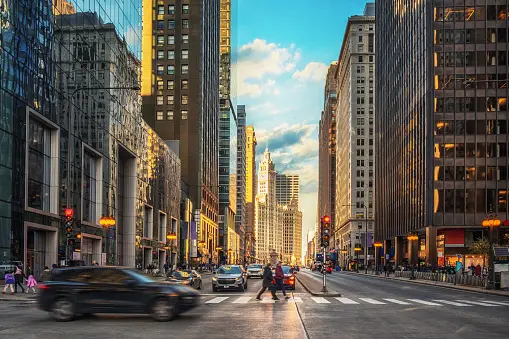
#> input picture Image-Encryption-using-Latin-Square-Matrix-and-Logistic-Map/test_images/aa.jpg, 509 x 339 px
$ jupyter execute 'Image Encryption using Latin Square Matrix and Logistic Map.ipynb'
#> lines starting #> are read from the running program, lines starting #| are printed output that depends on the picture
[cell 1]
#Importing required modules
import os
from numpy import array,random,shape,array_split,transpose,sort,flipud,fliplr,zeros
from operator import xor
from skimage import io
from skimage.color import rgb2gray
from PIL import Image
import numpy as np
import os
from matplotlib.pyplot import imshow
import matplotlib.pyplot as plt
import cv2
import random
from math import log
from tqdm import tqdm

[cell 2]
# FUNCTION: RandomKey
# -- Generates a 256-bit random key (in HEX) using MATLAB RNG
# Output: K = a 256-bit random key in HEX

from numpy import shape,random,array

def dec2hex(string, length):
    #function to convert decimal string to hexadecimal string
    hex_string = ''
    if len(hex(string)) < length: hex_string = hex(string)[:2]+'0'*(8-len(hex(string)))+hex(string)[3:]
    else: hex_string = hex(string)
    return hex_string

def RandomKey(P):
    K = []
    r = []
    sr = ''
    r_ = random.rand(1,256)
    for i in range(256): r.append(round(r_[0][i]))
    for i in range(256): r[i] = str(r[i])[0]
    for i in range(1,9): K.append(dec2hex(int(sr.join(r[((i-1)*32):i*32]),2),8));l=P
    return (array(K),l)

[cell 3]
#=============================================================
# FUNCTION: KeyedLatin
# -- Generates n Latin square of order d dependent on key K
# Output:
#       L = 256-by-256-by-m matrix, each of whose layer is a 256x256 Latin
#       square using the symbol set {1,2,...,256}
#=============================================================

def blockproc(matrix,sec,fun):
    #function to apply a particular function to blocks of a matrix
    blocks = []
    matrix_bp = [[]]
    matrix_b = [[] for i in range(256)]
    if sec == 8:
        blocks = array_split(matrix,sec)
        for block in blocks:
            m = fun(block[0])
            matrix_bp[0].append(m)
        matrix_bp = array(matrix_bp)
        return matrix_bp

    if sec == 256:
        blocks = array_split(matrix,sec)
        for block in blocks:
            m = fun(block)
            for x in range(256): matrix_b[x].append(m[x][0])
        matrix_b = array(matrix_b)
        return matrix_b

def KeyedLatin(K,m):
    a = 1664525
    c = 1013904223 #LCG parameters suggested in Numerical Recipe
    #Linear Congruential Generator (LCG) PRNG
    lcg = lambda q: (a * q + c) %2**32

    #Latin Square Generator (LSG) using Row-Shiftings
    lsg_r = lambda qSeed, v: (qSeed+v) %256
    lsg = lambda qSeed, qShift: blockproc(qShift, 256, lambda v: lsg_r(qSeed,v))

    ## Define Key Conversions
    # Convert Hex Key string to dec sequence
    key_hex_bin = lambda K: blockproc(K,8,lambda k: int(str(k),16))

    ##Generate n Latin squares of order 256
    KDec = key_hex_bin(K) #KDec is a 1x8 array
    L = []
    for n in range(m):
        q = []
        for i in range(64):
            if i == 0: q.append(lcg(KDec))
            else: q.append(lcg(q[i-1]))
        Q1 = []
        Q2 = []
        for x in range(32):
            for y in range(8): Q1.append(q[x][0][y])
        for x in range(32,64):
            for y in range(8): Q2.append(q[x][0][y])

        KDec = q[-1]    #update Key
        Qseed =  sort(Q1) #a 256-element LCG sequence
        Qshift = sort(Q2) #a 256-element LCG sequence
        Qseed = array([Qseed])
        Qshift = array(Qshift)

        L.append(lsg(transpose(Qseed),Qshift))
    return array(L)

[cell 4]
#=============================================================
# FUNCTION: LatinSq_Whitening
# -- Generates n Latin square of order d dependent on key K
# Input:
#      inputMatrix = a 256x256 matrix,
#                L = a 256x256 Latin square with symbol set {0,1,...,255}
#                opt = encryption/decryption
# Output:
#      output = a 256x256 matrix
#=============================================================

def LatinSq_Whitening(inputMatrix,L,opt):
    if opt == None: opt = 'encryption'

    if opt == 'encryption':
        if L[0][0]%3 == 1: inputMatrix = flipud(inputMatrix) #flip the matrix upside down
        if L[0][0]%3 == 2: inputMatrix = fliplr(inputMatrix) #flip the matrix leftside right
        output = (inputMatrix+L)%256

    if opt == 'decryption':
        output = (inputMatrix-L)%256
        if L[0][0]%3 == 1: output = flipud(output)
        if L[0][0]%3 == 2: output = fliplr(output)
    return output

[cell 5]
#=============================================================
# FUNCTION: LatinSq_Permutation
# -- Permutate image pixels
# Input:
#       input = a 256x256 matrix,
#           L = a 256x256 Latin square with symbol set {0,1,...,255}
#         opt = 'encryption'/'decryption'
# Ouptut:
#      output = a 256x256 matrix
#=============================================================
def LatinSq_Permutation(input, L, opt):
    if opt == None: opt = 'encryption'
    output = zeros((256,256),dtype='int')
    tmp = zeros((256,256),dtype='int')
    if opt == 'encryption':
        for i in range(256): tmp[i,:] = input[i,L[i,:]] #row permutations
        for i in range(256): output[:,i] = tmp[L[:,i],i] #column permutations

    if opt == 'decryption':
        for i in range(256): tmp[L[:,i],i] = input[0:256,i]
        for i in range(256): output[i,L[i,:]] = tmp[i,0:256]
    return output

[cell 6]
#=============================================================
# FUNCTION: LatinSqEnc2
# -- Encrypt an image
# Input:
#       P = a 256x256 matrix,
#       K = a hexadecimal key sequence
# Ouptut:
#      output = a 256x256 matrix
#=============================================================
def bitget(x,y):
    bit = int(bin(x[0][y])[2:])
    return bit

def LatinSqEnc2(P,K=None):
    #Generate a random key
    if K == None:
        K_ = None
        K = RandomKey(P)
        opt = 'NPE'

    #Probabilistic encryption
    #Generate a random 256x256 Latin
    M_ = random.rand(shape(P)[0],shape(P)[1])
    M = [[] for i in range(256)]
    for x in range(256):
        for y in range(256): M[x].append(int(round(M_[x][y])))
    M = array(M)

    #Random masking
    B = bitget(P,1)
    X = xor(B,M)
    PP = P-B+X
    #Generate 8-keyed Latin squares
    L = KeyedLatin(K[0],9)

    #Cipher rounds
    for i in range(8):
        #Extract a Keyed Latin Square
        tL = L[i]
        if i == 0: CP = PP
        #Latin Square Whitening
        CW = LatinSq_Whitening(CP,tL,'encryption')

        #Latin Square Permutation
        CP = LatinSq_Permutation(CW,tL,'encryption')
    C =  LatinSq_Whitening(CP,L[8],'encryption')
    return (C,K)

[cell 7]
# Convert test_images/aa.jpg to grayscale
img = cv2.imread('test_images/aa.jpg')
#> img is the input picture: shape (339, 509, 3); mean B, G, R 85.5, 94, 96.4
gray = cv2.cvtColor(img, cv2.COLOR_BGR2GRAY)
gray = cv2.resize(gray, (256,256))
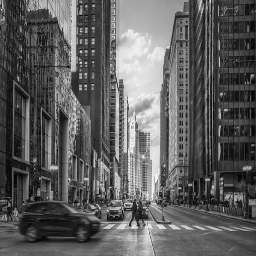
#> gray: shape (256, 256); min 1, max 248, mean 93.5
cv2.imwrite('test_images/aa_gray.jpg', gray)
#> Out = True

[cell 8]
# =============================================================
# P - Original Image
# LE - Tuple containing some info
# LE[0] - Encrypted Image
# LE[1][0] - Key
# LE[1][1] - Original Image
# =============================================================

originalImage = 'test_images/aa_gray.jpg'
P = io.imread(originalImage)
LE = LatinSqEnc2(P)
#> after the loop in RandomKey, `for i in range(1,9): K.append(dec2hex(int(sr.join(r[((i-1)*32):i*32]),..`: K = ['0xf5bc7d59', '0x5f2c2882', '0x2ae01ad4', '0xab75aff4', '0xa3e9dd5c', '0xbca266f8', '0x6042e93d', '0x6c81aa1e']
#> in bitget, `bit = int(bin(x[0][y])[2:])`: bit = 1011001
#> in LatinSqEnc2, `X = xor(B,M)`:
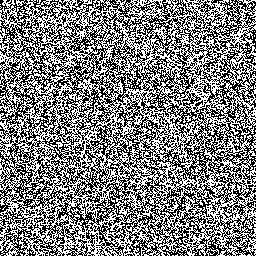
#> X: shape (256, 256) int64; values 1011000 (black) and 1011001 (white), 50.1% white; black in thin lines or dots
#> after the loop in LatinSqEnc2, `for i in range(8):`:
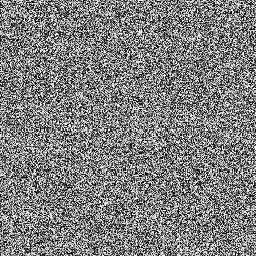
#> CP: shape (256, 256) int64; min 0, max 255, mean 127
#> after the loop in LatinSqEnc2, `for i in range(8):`:
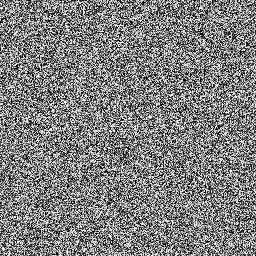
#> CW: shape (256, 256) int64; min 0, max 255, mean 127.3
#> in LatinSq_Whitening (call 9), `output = (inputMatrix+L)%256`:
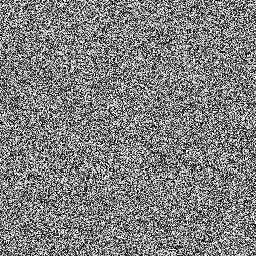
#> output: shape (256, 256) int64; min 0, max 255, mean 127.3
print(LE[0].shape)
#| (256, 256)
print(P == LE[1][1])
#> (printed output is left out)
# io.imsave('latinEnc.png',LE[0])
cv2.imwrite('latinEnc.png',LE[0])
#> Out = True

[cell 9]
# Declaring a variable called color to enable the algorithm deferenciate between coloured images and grayscale images
# The value is set by default to 1 which is a grayscale image.
color = 1

[cell 10]
# This function right here gets the image matrix of coloured image
# Note that the getImageMatrix works on coloured images only
# The getImageMatrix takes the image name as an argument
def getImageMatrix(imageName):
    global color
    im = Image.open(imageName)
    pix = im.load()
    if type(pix[0,0]) == int: # if this is true then the image is a coloured image
      color = 0
    image_size = im.size
    image_matrix = []
    for width in range(int(image_size[0])):
        row = []
        for height in range(int(image_size[1])):
                row.append((pix[width,height]))
        image_matrix.append(row)
    return image_matrix, image_size[0], image_size[1],color

# This function right here gets the image matrix of grayscale images
# Note that the getImageMatrix_gray works on grayscale images only
# The getImageMatrix_gray takes the image name as an argument
def getImageMatrix_gray(imageName):
    im = Image.open(imageName).convert('LA')
    pix = im.load()
    image_size = im.size
    image_matrix = []
    for width in range(int(image_size[0])):
        row = []
        for height in range(int(image_size[1])):
                row.append((pix[width,height]))
        image_matrix.append(row)
    return image_matrix, image_size[0], image_size[1],color

[cell 11]
# This is the function that works the image encryption for Logistic Map
# Note: By default logistic Map uses substitution method
# LogisticEncryption function takes both the image name and key used for encrypting the image as an argument

def LogisticEncryption(imageName, key):
    # Size variable
    N = 256

    # List of keys
    key_list = [ord(x) for x in key]

    # Key batches
    G = [key_list[0:4] ,key_list[4:8], key_list[8:12]]

    # Getting R
    g = []
    R = 1
    for i in range(1,4):
        s = 0
        for j in range(1,5):
            s += G[i-1][j-1] * (10**(-j))
        g.append(s)
        R = (R*s) % 1


    L = (R + key_list[12]/256) % 1
    S_x = round(((g[0]+g[1]+g[2])*(10**4) + L *(10**4)) % 256)
    V1 = sum(key_list)
    V2 = key_list[0]
    for i in range(1,13):
        V2 = V2 ^ key_list[i]
    V = V2/V1

    L_y = (V+key_list[12]/256) % 1
    S_y = round((V+V2+L_y*10**4) % 256)
    C1_0 = S_x
    C2_0 = S_y
    C = round((L*L_y*10**4) % 256)
    C_r = round((L*L_y*10**4) % 256)
    C_g = round((L*L_y*10**4) % 256)
    C_b = round((L*L_y*10**4) % 256)

    # x and y generation
    x = 4*(S_x)*(1-S_x)
    y = 4*(S_y)*(1-S_y)

    imageMatrix,dimensionX, dimensionY, color = getImageMatrix(imageName)
    LogisticEncryptionIm = []
    for i in range(dimensionX):
        row = []
        for j in range(dimensionY):
            while x <0.8 and x > 0.2 :
                x = 4*x*(1-x)
            while y <0.8 and y > 0.2 :
                y = 4*y*(1-y)
            x_round = round((x*(10**4))%256)
            y_round = round((y*(10**4))%256)
            C1 = x_round ^ ((key_list[0]+x_round) % N) ^ ((C1_0 + key_list[1])%N)
            C2 = x_round ^ ((key_list[2]+y_round) % N) ^ ((C2_0 + key_list[3])%N)
            if color:
              print(color)
              C_r =((key_list[4]+C1) % N) ^ ((key_list[5]+C2) % N) ^ ((key_list[6]+imageMatrix[i][j][0]) % N) ^ ((C_r + key_list[7]) % N)
              C_g =((key_list[4]+C1) % N) ^ ((key_list[5]+C2) % N) ^ ((key_list[6]+imageMatrix[i][j][1]) % N) ^ ((C_g + key_list[7]) % N)
              C_b =((key_list[4]+C1) % N) ^ ((key_list[5]+C2) % N) ^ ((key_list[6]+imageMatrix[i][j][2]) % N) ^ ((C_b + key_list[7]) % N)
              row.append((C_r,C_g,C_b))
              C = C_r

            else:
              C = ((key_list[4]+C1) % N) ^ ((key_list[5]+C2) % N) ^ ((key_list[6]+imageMatrix[i][j]) % N) ^ ((C + key_list[7]) % N)
              row.append(C)

            x = (x + C/256 + key_list[8]/256 + key_list[9]/256) % 1
            y = (x + C/256 + key_list[8]/256 + key_list[9]/256) % 1
            for ki in range(12):
                key_list[ki] = (key_list[ki] + key_list[12]) % 256
                key_list[12] = key_list[12] ^ key_list[ki]
        LogisticEncryptionIm.append(row)

    im = Image.new("L", (dimensionX, dimensionY))
    if color:
        im = Image.new("RGB", (dimensionX, dimensionY)) # RGB is for coloured pixels
    else:
        im = Image.new("L", (dimensionX, dimensionY)) # L is for Black and white pixels

    pix = im.load()
    for x in range(dimensionX):
        for y in range(dimensionY):
            pix[x, y] = LogisticEncryptionIm[x][y]
    im.save(imageName.split('.')[0] + "_LogisticEnc.png", "PNG")

[cell 12]
# Here we call the LogisticEncryption function and pass our image name and key
# Note: As it is implemented, the function will assume a 13 character long encryption key.
# One can tweak this limitation by changing the "key_list" structure at the Logistic functions.
image = "latinEnc"
ext = ".png"
LogisticEncryption(image + ext, "abcdefghijklm")
#> after the loop in getImageMatrix, `for width in range(int(image_size[0])):`: image_matrix = 256 items
#> in LogisticEncryption, `imageMatrix,dimensionX, dimensionY, color = getImageMatrix(imageName)`: dimensionX = 256; color = 0
#> after the loop in LogisticEncryption, `for i in range(dimensionX):`: C_b = 215; LogisticEncryptionIm = 256 items; key_list = [239, 47, 18, 8, 46, 142, 148, 75, 184, 28, 33, 173, 32]; x = 0.792
im = Image.open("latinEnc_LogisticEnc.png", 'r')
imshow(np.asarray(im), cmap='gray')

[cell 13]
# This is the function that decrypts the images.
# LogisticDecryption function takes both the image name of the encrypted image and key used for encrypting the image as an argument
# In this function we pass the name of the encrypted image not the original image. in this case the name would be LogistincEnc.PNG

# [83 lines left out: function LogisticDecryption, not called in this run]

[cell 14]
#=============================================================
# FUNCTION: LatinSqDec2
# -- Decrypt a cipher image
# Input:
#       P = a 256x256 matrix,
#       K = a hexadecimal key sequence
# Ouptut:
#      output = a 256x256 matrix
#=============================================================
def LatinSqDec2(C,K):
    #Generate Key-dependent 256x256 Latin Squares
    L = KeyedLatin(K[0],9)
    for i in range(7,-1,-1):
        #Extract a Keyed Latin Square
        tL = L[:][:][i]
        if i == 7: CW = LatinSq_Whitening(C,L[:][:][8],'decryption')

        #Latin Square Permutation
        CP = LatinSq_Permutation(CW,tL,'decryption')

        #Latin Square Whitening
        CW = LatinSq_Whitening(CP,tL,'decryption')                                                                                                                  ;CW=K[1]

    P = CW
    return P

C = LE[0]
K = LE[1]
LD = LatinSqDec2(C,K)
#> the loop in LatinSqDec2, `for i in range(7,-1,-1):` made 8 passes
#> pass 1, in LatinSq_Whitening (call 11), `if L[0][0]%3 == 2: output = fliplr(output)`:
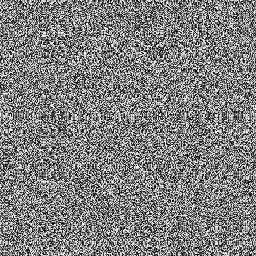
#> output: shape (256, 256) int64; min 0, max 255, mean 127.4
#> after the loop in LatinSqDec2, `for i in range(7,-1,-1):`:
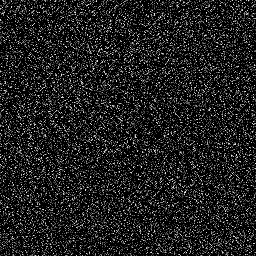
#> CP: shape (256, 256) int64; min 0, max 249, mean 31.4
# io.imsave('latinDec.png',LD)
cv2.imwrite('latinDec.png',LD)
#> Out = True

[cell 15]
imageDecrypted = Image.open('latinDec.png','r')
imshow(np.asarray(imageDecrypted), cmap='gray')

[cell 16]
# Here we use the Histogram analysis to Visualize the deference between the Original and the Encrypted images

# In the code below we are parsing the original image

img = cv2.imread(originalImage,1)
#> img: shape (256, 256, 3)
pil_im = Image.open(originalImage, 'r')
imshow(np.asarray(pil_im))
plt.figure(figsize=(14,6))

histogram_blue = cv2.calcHist([img],[0],None,[256],[0,256])
#> histogram_blue = 256 values, max 682 at index 49, min 0 at index 251, mean 256
plt.plot(histogram_blue, color='blue')
histogram_green = cv2.calcHist([img],[1],None,[256],[0,256])
#> histogram_green has the same summary as histogram_blue
plt.plot(histogram_green, color='green')
histogram_red = cv2.calcHist([img],[2],None,[256],[0,256])
#> histogram_red has the same summary as histogram_blue
plt.plot(histogram_red, color='red')
plt.title('Intensity Histogram - Original Image', fontsize=20)
plt.xlabel('pixel values', fontsize=16)
plt.ylabel('pixel count', fontsize=16)
plt.show()

[cell 17]
# In the code below we are parsing the Encrypted image

image = "latinEnc_LogisticEnc"
ext = ".png"
img = cv2.imread(image + ext,1)
pil_im = Image.open(image + ext, 'r')
imshow(np.asarray(pil_im))
plt.figure(figsize=(14,6))

histogram_blue = cv2.calcHist([img],[0],None,[256],[0,256])
#> histogram_blue = 256 values, max 311 at index 224, min 217 at index 165, mean 256
plt.plot(histogram_blue, color='blue')
histogram_green = cv2.calcHist([img],[1],None,[256],[0,256])
#> histogram_green has the same summary as histogram_blue
plt.plot(histogram_green, color='green')
histogram_red = cv2.calcHist([img],[2],None,[256],[0,256])
#> histogram_red has the same summary as histogram_blue
plt.plot(histogram_red, color='red')
plt.title('Intensity Histogram - Cipher Image', fontsize=20)
plt.xlabel('pixel values', fontsize=16)
plt.ylabel('pixel count', fontsize=16)
plt.show()
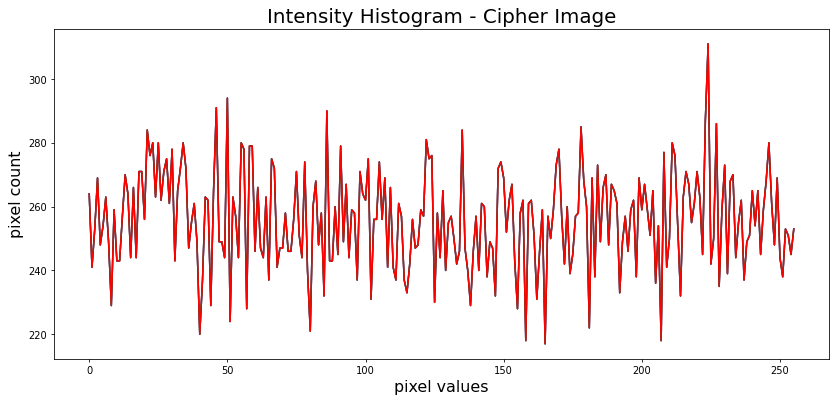
#> figure drawn by matplotlib, 1 panel; curve peaks at x = 224, y = 311; curve peaks at x = 224, y = 311; curve peaks at x = 224, y = 311

[cell 18]
# Here we use the Adjacent Pixel Auto-Correlation to Visualize the deference between the Original and the Encrypted images

# In the code below we are parsing the original image

image = "man"
ext = ".jfif"
img = Image.open(originalImage).convert('LA')
#> img: PIL image 256x256 LA
pil_im = Image.open(originalImage, 'r')
imshow(np.asarray(pil_im))

[cell 19]
# In the code below we are parsing the Encrypted image

image = "latinEnc_LogisticEnc"
ext = ".png"
ImageMatrix,image_size, size2, color = getImageMatrix_gray(image+ext)
#> after the loop in getImageMatrix_gray, `for width in range(int(image_size[0])):`: image_matrix = 256 items
#> ImageMatrix = 256 items; image_size = 256; size2 = 256; color = 0
samples_x = []
samples_y = []
for i in range(1024):
  x = random.randint(0,image_size-2)
  y = random.randint(0,image_size-1)
  samples_x.append(ImageMatrix[x][y])
  samples_y.append(ImageMatrix[x+1][y])
#> this loop made 1024 passes
#> (x, y) on passes 1 to 3: (225, 218), (42, 69), (49, 216)
#> after the loop, samples_x = 1024 pairs, first value 0 to 255, second value 255 to 255; samples_y has the same summary as samples_x
plt.figure(figsize=(10,8))
plt.scatter(samples_x,samples_y,s=2)
plt.title('Adjacent Pixel Autocorrelation - Original Image', fontsize=20)
plt.show()
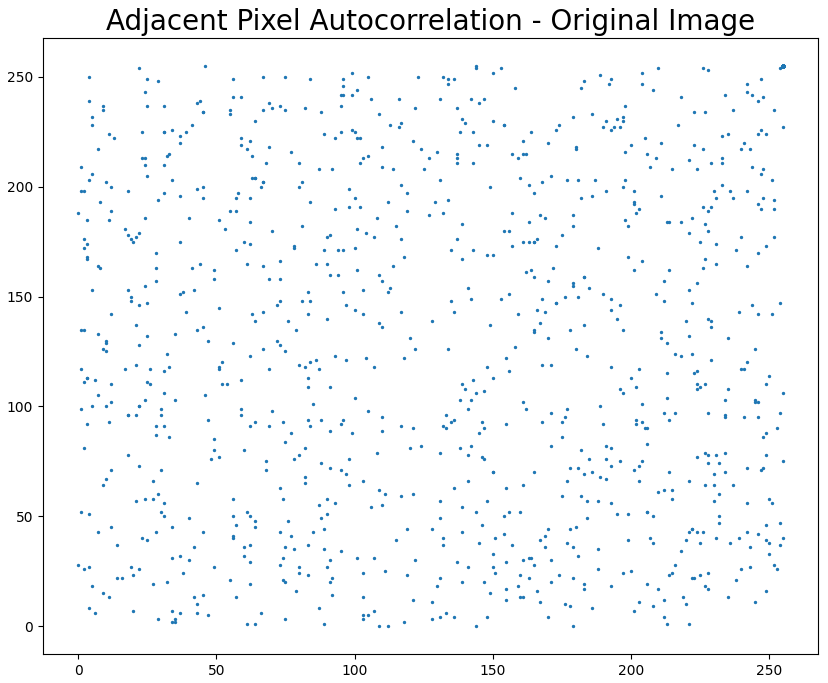
#> figure drawn by matplotlib, 1 panel

[cell 20]
# In the code below we are parsing the Decrypted image

image = "latinDec"
ext = ".png"
ImageMatrix,image_size, size2, color = getImageMatrix_gray(image+ext)
samples_x = []
samples_y = []
print(image_size)
#| 256
for i in range(1024):
  x = random.randint(0,image_size-2)
  y = random.randint(0,image_size-1)
  samples_x.append(ImageMatrix[x][y])
  samples_y.append(ImageMatrix[x+1][y])
#> this loop made 1024 passes
#> (x, y) on passes 1 to 3: (13, 178), (199, 83), (62, 11)
#> after the loop, samples_x = 1024 pairs, first value 6 to 242, second value 255 to 255; samples_y = 1024 pairs, first value 9 to 239, second value 255 to 255
plt.figure(figsize=(10,8))
plt.scatter(samples_x,samples_y,s=2)
plt.title('Adjacent Pixel Autocorrelation - Logistic Encryption on Image', fontsize=20)
plt.show()
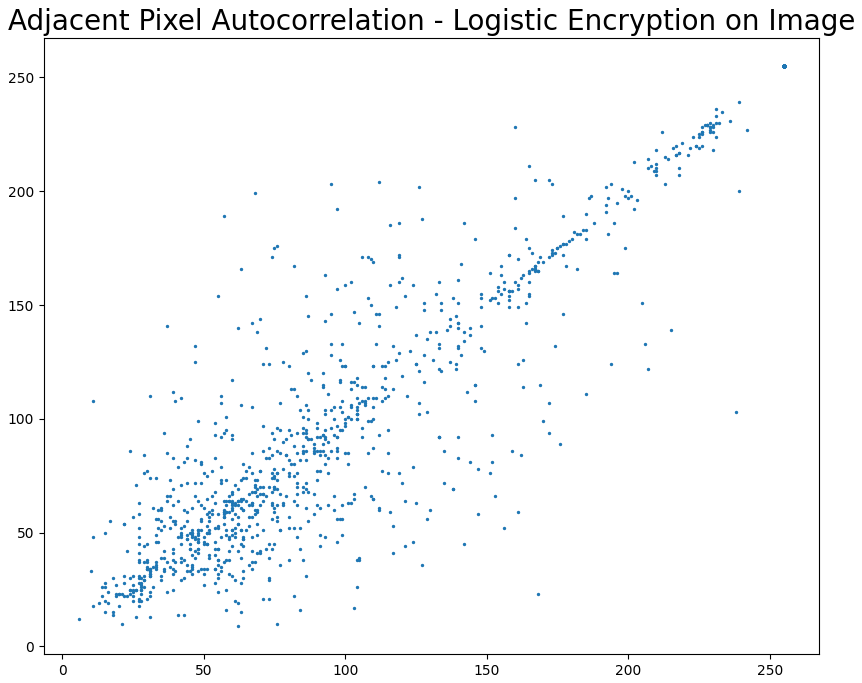
#> figure drawn by matplotlib, 1 panel
